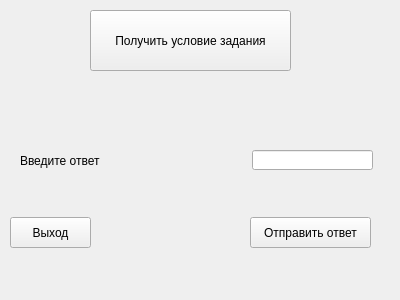
<?xml version="1.0" encoding="UTF-8"?>
<ui version="4.0">
 <class>task2</class>
 <widget class="QWidget" name="task2">
  <property name="geometry">
   <rect>
    <x>0</x>
    <y>0</y>
    <width>400</width>
    <height>300</height>
   </rect>
  </property>
  <property name="windowTitle">
   <string>Form</string>
  </property>
  <widget class="QPushButton" name="pushButton">
   <property name="geometry">
    <rect>
     <x>90</x>
     <y>10</y>
     <width>201</width>
     <height>61</height>
    </rect>
   </property>
   <property name="text">
    <string>Получить условие задания</string>
   </property>
  </widget>
  <widget class="QLabel" name="label">
   <property name="geometry">
    <rect>
     <x>20</x>
     <y>150</y>
     <width>141</width>
     <height>21</height>
    </rect>
   </property>
   <property name="text">
    <string>Введите ответ</string>
   </property>
  </widget>
  <widget class="QLineEdit" name="lineEdit">
   <property name="geometry">
    <rect>
     <x>252</x>
     <y>150</y>
     <width>121</width>
     <height>20</height>
    </rect>
   </property>
  </widget>
  <widget class="QPushButton" name="pushButton_2">
   <property name="geometry">
    <rect>
     <x>10</x>
     <y>217</y>
     <width>81</width>
     <height>31</height>
    </rect>
   </property>
   <property name="text">
    <string>Выход</string>
   </property>
  </widget>
  <widget class="QPushButton" name="pushButton_3">
   <property name="geometry">
    <rect>
     <x>250</x>
     <y>217</y>
     <width>121</width>
     <height>31</height>
    </rect>
   </property>
   <property name="text">
    <string>Отправить ответ</string>
   </property>
  </widget>
 </widget>
 <resources/>
 <connections/>
</ui>
